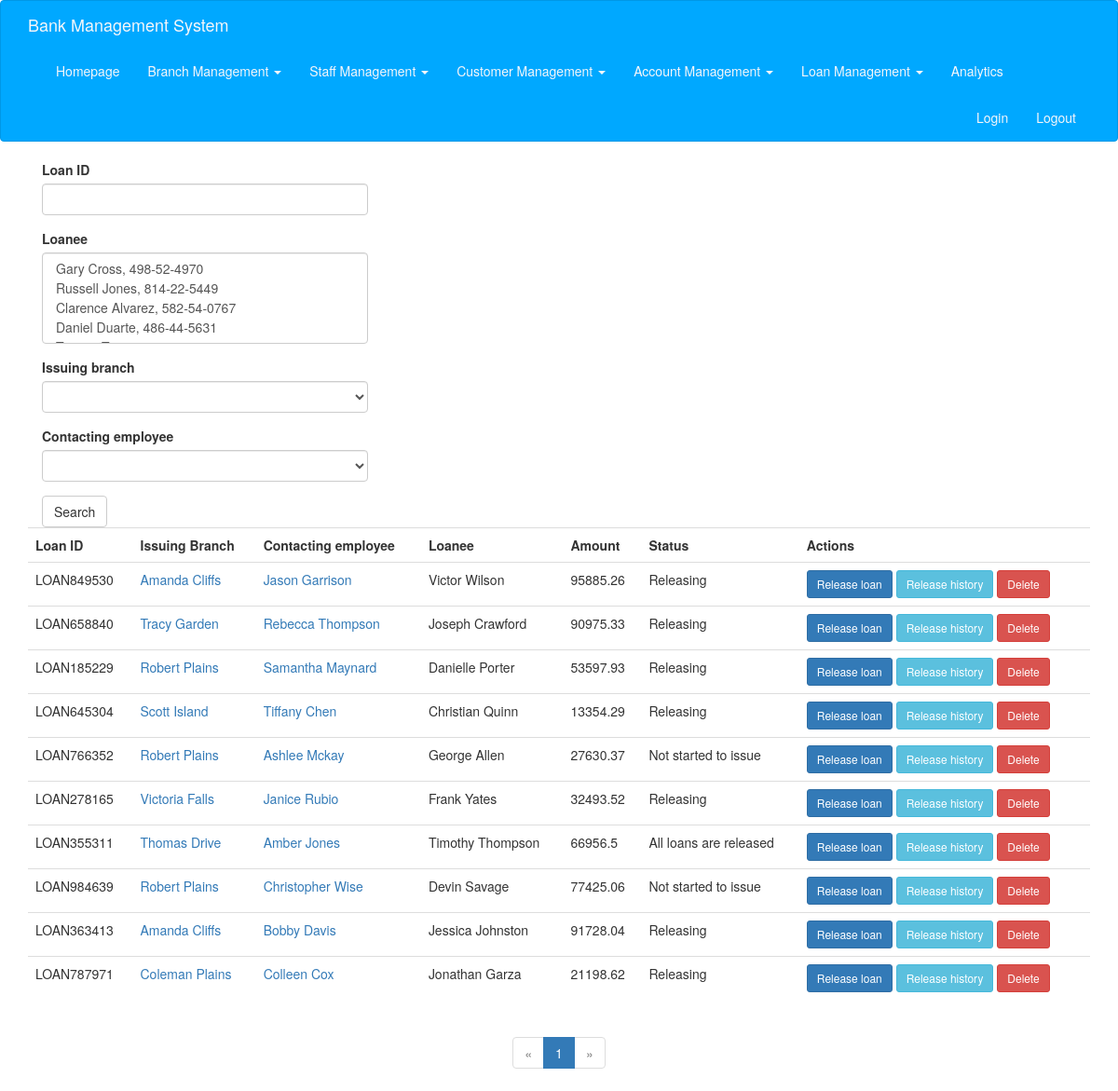
Screenshot of /loan (signed in) with the database file from the repository.
### app/models.py (models this page shows)
class Loan(db.Model):
    __tablename__ = 'loans'
    id = db.Column(db.String(20), primary_key=True)
    branch_name = db.Column(db.String(100), db.ForeignKey('branches.name'))
    employee_id = db.Column(db.String(20), db.ForeignKey('employees.id'))
    amount = db.Column(db.Float)
    status = db.Column(db.String(20), default='Not started to issue')
    clients = db.relationship(
        'HasLoan',
        foreign_keys=[HasLoan.loan_id],
        backref=db.backref('loan', lazy='joined'),
        lazy='dynamic',
        cascade='all, delete-orphan'
    )
    loan_logs = db.relationship('LoanLog', backref='loan', lazy='dynamic')

class Branch(db.Model):
    __tablename__ = 'branches'
    name = db.Column(db.String(100), primary_key=True)
    city = db.Column(db.String(20))
    asset = db.Column(db.Integer)
    employees = db.relationship('Employee', backref='branch', lazy='dynamic')
    loans = db.relationship('Loan', backref='branch', lazy='dynamic')
    saving_accounts = db.relationship(
        'SavingAccount', backref='branch', lazy='dynamic')
    check_accounts = db.relationship(
        'CheckAccount', backref='branch', lazy='dynamic')

class Employee(db.Model):
    __tablename__ = 'employees'
    id = db.Column(db.String(20), primary_key=True)
    branch_name = db.Column(db.String(100), db.ForeignKey('branches.name'))
    name = db.Column(db.String(20))
    phone = db.Column(db.String(15))
    address = db.Column(db.String(256))
    enroll_date = db.Column(db.Date, default=date.today())
    saving_accounts_managed = db.relationship(
        'SavingAccount', backref='employee', lazy='dynamic')
    check_accounts_managed = db.relationship(
        'CheckAccount', backref='employee', lazy='dynamic')
    loans_managed = db.relationship('Loan', backref='employee', lazy='dynamic')

class HasLoan(db.Model):
    __tablename__ = 'hasloans'
    client_id = db.Column(db.String(20), db.ForeignKey(
        'clients.id'), primary_key=True)
    loan_id = db.Column(db.String(20), db.ForeignKey(
        'loans.id'), primary_key=True)

class Client(db.Model):
    __tablename__ = 'clients'
    id = db.Column(db.String(20), primary_key=True)
    name = db.Column(db.String(20))
    phone = db.Column(db.String(15))
    address = db.Column(db.String(256))
    email = db.Column(db.String(30), default='')
    contact_name = db.Column(db.String(20))
    contact_phone = db.Column(db.String(15), default='')
    contact_email = db.Column(db.String(30), default='')
    contact_relation = db.Column(
        db.String(40), default='Prefer not to disclose')
    loans = db.relationship(
        'HasLoan',
        foreign_keys=[HasLoan.client_id],
        backref=db.backref('client', lazy='joined'),
        lazy='dynamic',
        cascade='all, delete-orphan'
    )
    saving_accounts = db.relationship(
        'ClientSaving',
        foreign_keys=[ClientSaving.client_id],
        backref=db.backref('client', lazy='joined'),
        lazy='dynamic',
        cascade='all, delete-orphan'
    )
    check_accounts = db.relationship(
        'ClientCheck',
        foreign_keys=[ClientCheck.client_id],
        backref=db.backref('client', lazy='joined'),
        lazy='dynamic',
        cascade='all, delete-orphan'
    )

### app/main/views.py (the view, shortened to what this page needs)
@main.route('/loan', methods=['GET', 'POST'])
@login_required
def loan():
    form = LoanSearchForm()
    query = Loan.query
    search_loan_id = request.cookies.get('search_loan_id', '')
    search_loan_branch_name = request.cookies.get('search_loan_branch_name', '')
    search_loan_employee_id = request.cookies.get('search_loan_employee_id', '')
    search_loan_clients = request.cookies.get('search_loan_clients', '')
    if search_loan_clients != '':
        search_loan_clients = search_loan_clients.split(',')
    else:
        search_loan_clients = []
    if search_loan_id != '':
        query = query.filter_by(id=search_loan_id)
        form.id.data = search_loan_id
    if search_loan_branch_name != '':
        query = query.filter_by(branch_name=search_loan_branch_name)
        form.branch_name.data = search_loan_branch_name
    if search_loan_employee_id != '':
        query = query.filter_by(employee_id=search_loan_employee_id)
        form.employee_id.data = search_loan_employee_id
    if search_loan_clients != []:
        for c_id in search_loan_clients:
            query = query.filter(Loan.clients.any(client_id=c_id))
        form.clients.data = search_loan_clients
    page = request.args.get('page', 1, type=int)
    pagination = query.paginate(
        page, per_page=current_app.config['ITEMS_PER_PAGE'], error_out=False)
    loans = pagination.items
    return render_template('loan.html', form=form, loans=loans, pagination=pagination)

### app/main/forms.py
class LoanSearchForm(FlaskForm):
    id = StringField("Loan ID", validators=[])
    clients = SelectMultipleField("Loanee", validators=[])
    branch_name = SelectField('Issuing branch')
    employee_id = SelectField('Contacting employee')
    submit = SubmitField("Search")
    def __init__(self, *args, **kwargs):
        super(LoanSearchForm, self).__init__(*args, **kwargs)
        self.branch_name.choices = [('', '')]
        self.branch_name.choices.extend([(branch.name, branch.name)
                             for branch in Branch.query.all()])
        self.clients.choices = [(client.id, client.name + ', ' + client.id)
                             for client in Client.query.all()]
        self.employee_id.choices = [('', '')]
        self.employee_id.choices.extend([(employee.id, employee.name + ', ' + employee.id)
                             for employee in Employee.query.all()])

### app/models.py (called while the page is built)
@login_manager.user_loader
def load_user(user_id):
    return SystemUser.query.get(user_id)

### app/templates/loan.html (shortened to what this page needs)
{% extends "base.html" %}
{% import "bootstrap/wtf.html" as wtf %}
{% import "_macros.html" as macros %}
{% block page_content %}
<div class="col-md-4">
    {{ wtf.quick_form(form) }}
</div>
{% include '_loan.html' %}
{% if pagination %}
<div class="pagination">
    {{ macros.pagination_widget(pagination, '.loan') }}
</div>
{% endif %}
{% endblock %}

### app/templates/_loan.html
<table class="table table-hover">
    <tr>
        <th>Loan ID</th>
        <th>Issuing Branch</th>
        <th>Contacting employee</th>
        <th>Loanee</th>
        <th>Amount</th>
        <th>Status</th>
        <th>Actions</th>
    </tr>
    {% for a in loans %}
    <tr>
        <td>{{ a.id }}</td>
        <td><a href="{{ url_for('main.branch_edit', branch_name=a.branch.name) }}">{{ a.branch.name }}</a></td>
        <td><a href="{{ url_for('main.employee_edit', employee_id=a.employee.id) }}">{{ a.employee.name }}</a></td>
        <td>
            {% for x in a.clients.all() %}
                {{ x.client.name}}
            {% endfor %}
        </td>
        <td>{{ a.amount }}</td>
        <td>{{ a.status }}</td>
        <td>
                <a class="btn btn-primary btn-sm" type="button" href="{{ url_for('main.loan_log_edit', loan_log_id='create', loan_id=a.id) }}">Release loan</a>
                <a class="btn btn-info btn-sm" type="button" href="{{ url_for('main.loan_log', loan_id=a.id) }}">Release history</a>
                <a class="btn btn-danger btn-sm" type="button" href="{{ url_for('main.loan_delete', loan_id=a.id) }}">Delete</a>
        </td>
    </tr>
    {% endfor %}
</table>

### app/static/styles.css (style rules this page uses)
div.pagination { width: 100%; text-align: center; padding: 0px; margin: 0px; }

### rows the page displays
Loan: id "LOAN849530", branch.name "Amanda Cliffs", employee.name "Jason Garrison", amount "95885.26", status "Releasing"
HasLoan: client.name "Victor Wilson"
Loan: id "LOAN658840", branch.name "Tracy Garden", employee.name "Rebecca Thompson", amount "90975.33", status "Releasing"
HasLoan: client.name "Joseph Crawford"
Loan: id "LOAN185229", branch.name "Robert Plains", employee.name "Samantha Maynard", amount "53597.93", status "Releasing"
HasLoan: client.name "Danielle Porter"
Loan: id "LOAN645304", branch.name "Scott Island", employee.name "Tiffany Chen", amount "13354.29", status "Releasing"
HasLoan: client.name "Christian Quinn"
Loan: id "LOAN766352", branch.name "Robert Plains", employee.name "Ashlee Mckay", amount "27630.37", status "Not started to issue"
HasLoan: client.name "George Allen"
Loan: id "LOAN278165", branch.name "Victoria Falls", employee.name "Janice Rubio", amount "32493.52", status "Releasing"
HasLoan: client.name "Frank Yates"
Loan: id "LOAN355311", branch.name "Thomas Drive", employee.name "Amber Jones", amount "66956.5", status "All loans are released"
HasLoan: client.name "Timothy Thompson"
Loan: id "LOAN984639", branch.name "Robert Plains", employee.name "Christopher Wise", amount "77425.06", status "Not started to issue"
HasLoan: client.name "Devin Savage"
Loan: id "LOAN363413", branch.name "Amanda Cliffs", employee.name "Bobby Davis", amount "91728.04", status "Releasing"
HasLoan: client.name "Jessica Johnston"
Loan: id "LOAN787971", branch.name "Coleman Plains", employee.name "Colleen Cox", amount "21198.62", status "Releasing"
HasLoan: client.name "Jonathan Garza"

### other values shown
{{ p }} "1"
